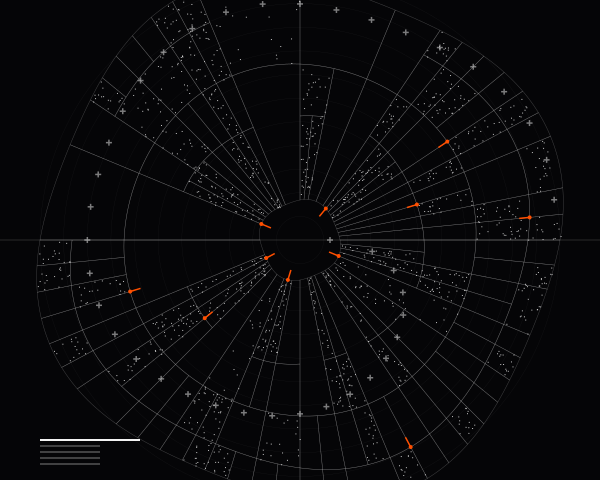

Python code for this plot:
import cairo
import math
import random

# Setup
width, height = 600, 480
surface = cairo.ImageSurface(cairo.FORMAT_ARGB32, width, height)
ctx = cairo.Context(surface)

# Background - Deep Obsidian
ctx.set_source_rgb(0.02, 0.02, 0.03)
ctx.paint()

# Configuration
CENTER_X, CENTER_Y = width // 2, height // 2
MAX_RADIUS = 260
ACCENT_COLOR = (1.0, 0.31, 0.0)  # International Orange (Swiss Accent)
WHITE = (0.95, 0.95, 0.95)

def to_cartesian(r, theta):
    """Converts polar to cartesian with a slight radial distortion."""
    # Radial distortion: distance modulates based on angle to create a 'swelling' effect
    distortion = 1.0 + 0.05 * math.sin(theta * 4) * math.cos(r * 0.01)
    x = CENTER_X + (r * distortion) * math.cos(theta)
    y = CENTER_Y + (r * distortion) * math.sin(theta)
    return x, y

def draw_technical_mark(r, theta, size):
    """Draws a small crosshair or glyph at a polar coordinate."""
    x, y = to_cartesian(r, theta)
    ctx.move_to(x - size, y)
    ctx.line_to(x + size, y)
    ctx.move_to(x, y - size)
    ctx.line_to(x, y + size)
    ctx.stroke()

def recursive_sector(r1, r2, t1, t2, depth):
    """Recursive partitioning of a polar sector."""
    # Base case or random stop to create variable density
    if depth > 4 or (depth > 1 and random.random() < 0.25):
        # Draw the content of the leaf node
        draw_node_content(r1, r2, t1, t2, depth)
        return

    # Split logic: alternating between radial and angular splits
    if depth % 2 == 0:
        # Split angularly
        mid_t = (t1 + t2) / 2
        recursive_sector(r1, r2, t1, mid_t, depth + 1)
        recursive_sector(r1, r2, mid_t, t2, depth + 1)
    else:
        # Split radially using golden ratio for non-linear spacing
        mid_r = r1 + (r2 - r1) * 0.618
        recursive_sector(r1, mid_r, t1, t2, depth + 1)
        recursive_sector(mid_r, r2, t1, t2, depth + 1)

def draw_node_content(r1, r2, t1, t2, depth):
    """Visualizes an individual data cell within the grid."""
    # Density modulation
    density = random.random()
    
    # 1. Outline the cell
    ctx.set_line_width(0.4)
    ctx.set_source_rgba(*WHITE, 0.3)
    
    # Draw arc segments
    steps = 10
    for r in [r1, r2]:
        ctx.move_to(*to_cartesian(r, t1))
        for i in range(1, steps + 1):
            t = t1 + (t2 - t1) * (i / steps)
            ctx.line_to(*to_cartesian(r, t))
        ctx.stroke()
    
    # Draw radial edges
    for t in [t1, t2]:
        ctx.move_to(*to_cartesian(r1, t))
        ctx.line_to(*to_cartesian(r2, t))
        ctx.stroke()

    # 2. Add "Digital Noise" / Binary Stippling
    if density > 0.6:
        ctx.set_source_rgba(*WHITE, 0.8)
        num_dots = int((r2 - r1) * (t2 - t1) * 5)
        for _ in range(min(num_dots, 20)):
            dot_r = random.uniform(r1, r2)
            dot_t = random.uniform(t1, t2)
            dx, dy = to_cartesian(dot_r, dot_t)
            ctx.rectangle(dx, dy, 1, 1)
            ctx.fill()

    # 3. Functional Accent Tags
    if density > 0.92:
        ctx.set_source_rgb(*ACCENT_COLOR)
        ctx.set_line_width(1.5)
        # Highlight the inner corner
        ax, ay = to_cartesian(r1, t1)
        ctx.arc(ax, ay, 2, 0, 2 * math.pi)
        ctx.fill()
        
        # Tiny technical line
        ctx.move_to(ax, ay)
        lx, ly = to_cartesian(r1 - 10, t1)
        ctx.line_to(lx, ly)
        ctx.stroke()

# --- Execution ---

# 1. Draw Global Radial Guides (Systematic Hierarchy)
ctx.set_source_rgba(*WHITE, 0.1)
ctx.set_line_width(0.2)
for i in range(1, 12):
    r = (MAX_RADIUS / 11) * i
    ctx.arc(CENTER_X, CENTER_Y, r, 0, 2 * math.pi)
    ctx.stroke()

# 2. Draw Recursive Information Architecture
# Using 8 main sectors as the root of the transformation
sectors = 8
for i in range(sectors):
    t_start = (2 * math.pi / sectors) * i
    t_end = (2 * math.pi / sectors) * (i + 1)
    recursive_sector(40, MAX_RADIUS, t_start, t_end, 0)

# 3. Overlay Mathematical Cadence (Non-linear intervals)
ctx.set_source_rgba(*WHITE, 0.5)
for i in range(40):
    # Logarithmic distribution of technical ticks
    angle = (i / 40.0) * 2 * math.pi
    r_tick = 30 + (math.log(i + 1) * 60)
    draw_technical_mark(r_tick, angle, 3)

# 4. Focal Compression Line
# A singular bold stroke that breaks the circularity, representing an axis
ctx.set_source_rgba(*WHITE, 0.15)
ctx.set_line_width(1)
ctx.move_to(0, CENTER_Y)
ctx.line_to(width, CENTER_Y)
ctx.stroke()

# 5. Final Swiss Detail: Title/Metadata block logic (abstracted)
ctx.set_source_rgb(*WHITE)
for i in range(5):
    y_off = height - 40 + (i * 6)
    ctx.move_to(40, y_off)
    ctx.set_line_width(2 if i == 0 else 0.5)
    ctx.line_to(40 + (100 if i == 0 else 60), y_off)
    ctx.stroke()

# Clean up
ctx.stroke()
